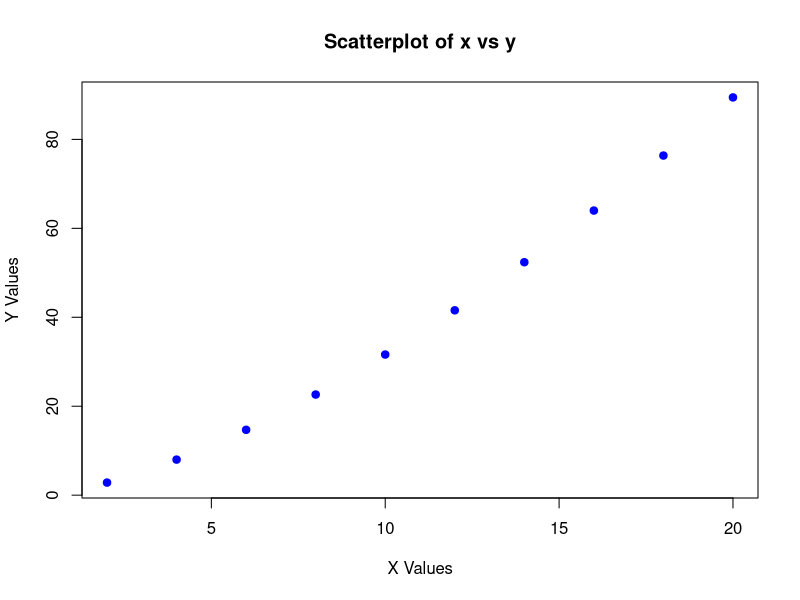

This figure's R source:
# Data
x <- c(2, 4, 6, 8, 10, 12, 14, 16, 18, 20)
y <- x^1.5

# Scatterplot
plot(x, y, col = "blue", pch = 19,
     main = "Scatterplot of x vs y",
     xlab = "X Values", ylab = "Y Values")
